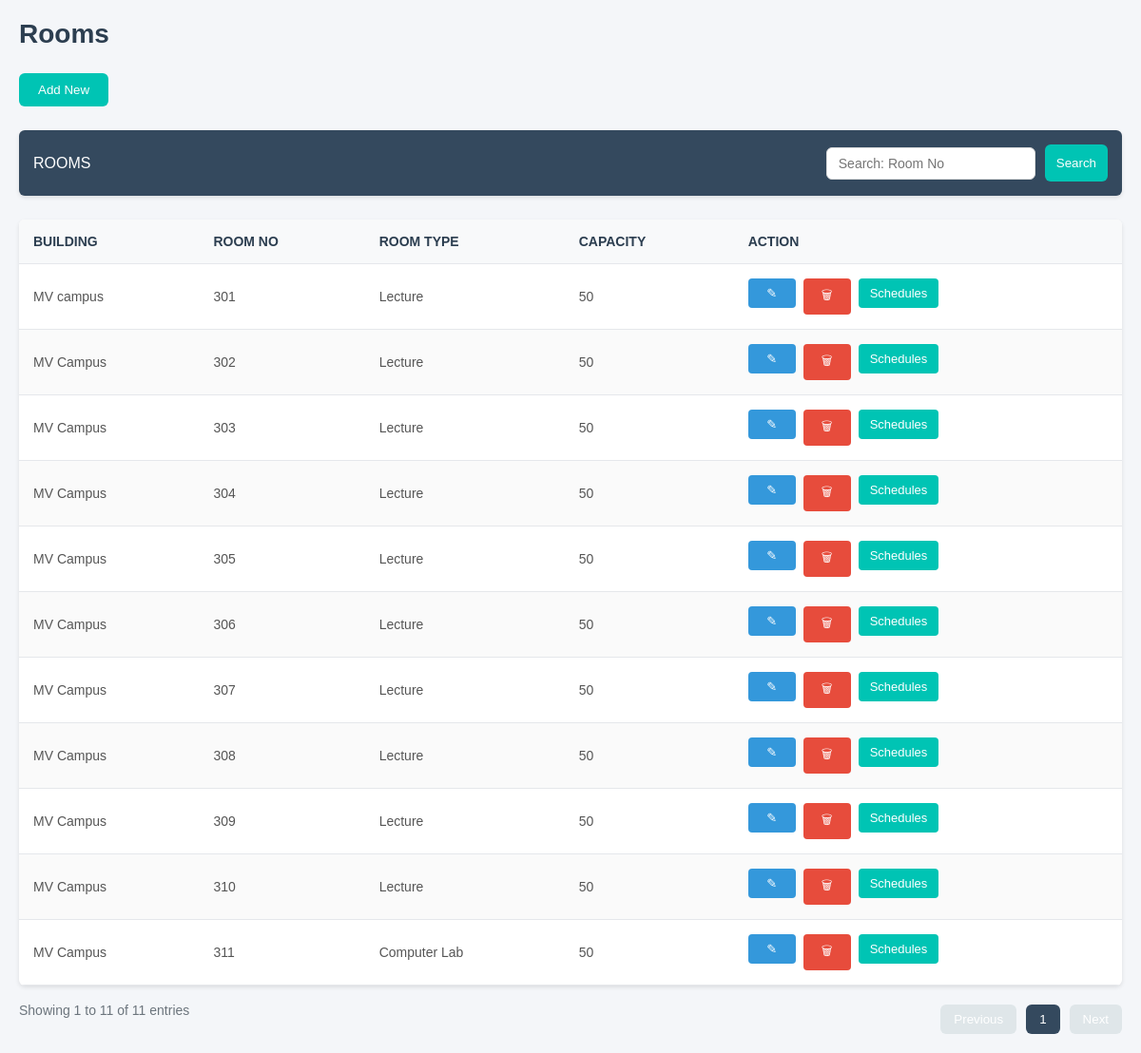
/frame/rooms.php, run on the app's committed database.
### tables this page shows
CREATE TABLE `rooms` (
  `room_id` int(11) NOT NULL,
  `building` varchar(100) NOT NULL,
  `room_no` varchar(50) NOT NULL,
  `room_type` enum('Lecture','Computer Lab') NOT NULL,
  `capacity` int(11) NOT NULL
);

### back/rooms.php (called while the page is built, shortened)
<?php
    include_once "../connections/connection.php";
    $role = "Department Head";
    $stmt = $conn->prepare("SELECT * FROM rooms");
    $stmt->execute();
    $rooms = $stmt->fetchAll(PDO::FETCH_ASSOC);
?>

### frame/rooms.php (the view, shortened to what this page needs)
<?php
include_once "../back/rooms.php";
?>
<!DOCTYPE html>
<html lang="en">
<head>
</head>
<body>
        <div class="header">
            <h1>Rooms</h1>
        </div>
        <button class="add-new" onclick="openAddRoomModal()">Add New</button>
        <div class="toolbar">
            <h3>ROOMS</h3>
            <form method="POST" action="../back/rooms.php?department=<?php echo $_GET['department'] ?>&role=<?php echo $role?>&action=search" class="search-container">
                <input type="text" name="search" placeholder="Search: Room No" class="search-box" value="<?php echo isset($_GET['search']) ? htmlspecialchars($_GET['search']) : ''; ?>">
                <button type="submit">Search</button>
            </form>
        </div>
        <table>
            <thead>
                <tr>
                    <th>Building</th>
                    <th>Room No</th>
                    <th>Room Type</th>
                    <th>Capacity</th>
                    <th>Action</th>
                </tr>
            </thead>
            <tbody>
                <?php if (count($rooms) > 0): ?>
                    <?php foreach ($rooms as $room): ?>
                        <tr>
                            <td><?php echo htmlspecialchars($room['building']); ?></td>
                            <td><?php echo htmlspecialchars($room['room_no']); ?></td>
                            <td><?php echo htmlspecialchars($room['room_type']); ?></td>
                            <td><?php echo htmlspecialchars($room['capacity']); ?></td>
                            <td>
                                <div class="action-buttons">
                                    <a href="rooms.php?building=<?php echo urlencode($room['building']); ?>&room_no=<?php echo urlencode($room['room_no']); ?>&action=select&department=<?php echo $_GET['department']?>">
                                        <button class="btn btn-edit">✎</button>
                                    </a>
                                    <button class="btn btn-delete" onclick="deleteRoomComfirm('<?php echo $room['building'];?>', '<?php echo $room['room_no']; ?>')">🗑</button>
                                    <a href="room_sched_view.php?building=<?php echo urlencode($room['building']); ?>&room_id=<?php echo urlencode($room['room_id']); ?>&department=<?php echo $_GET['department'];?>">
                                        <button class="btn btn-schedule">Schedules</button>
                                    </a>
                                </div>
                            </td>
                        </tr>
                    <?php endforeach; ?>
                <?php else: ?>
                    <tr>
                        <td colspan="5">No results found</td>
                    </tr>
                <?php endif; ?>
            </tbody>
        </table>
        <div style="display: flex; justify-content: space-between; align-items: center;">
            <span class="entries-info">Showing 1 to <?php echo count($rooms); ?> of <?php echo count($rooms); ?> entries</span>
            <div class="pagination">
                <button disabled>Previous</button>
                <button class="active">1</button>
                <button disabled>Next</button>
            </div>
        </div>
</body>
</html>

### frame/rooms.php (style rules this page uses)
* { margin: 0; padding: 0; box-sizing: border-box; font-family: Arial, sans-serif; }
body { background-color: #f4f6f9; color: #333; padding: 20px; }
.header { margin-bottom: 25px; }
.header h1 { font-size: 28px; font-weight: 600; color: #2c3e50; }
.add-new { background-color: #00c4b4; color: white; border: none; padding: 10px 20px; border-radius: 6px; cursor: pointer; font-weight: 500; transition: background-color 0.3s ease; display: inline-block; margin-bottom: 25px; }
.toolbar { background: #34495e; padding: 15px; border-radius: 6px; margin-bottom: 25px; display: flex; justify-content: space-between; align-items: center; box-shadow: 0 2px 4px rgba(0,0,0,0.1); }
.toolbar h3 { color: white; font-size: 16px; font-weight: 500; }
.search-container { display: flex; align-items: center; gap: 10px; flex-direction: row; }
.search-box { padding: 8px 12px; border: 1px solid #ddd; border-radius: 6px; width: 220px; font-size: 14px; transition: border-color 0.3s ease; }
.toolbar button { background-color: #00c4b4; color: white; padding: 8px 16px; border: none; border-radius: 6px; cursor: pointer; font-weight: 500; transition: background-color 0.3s ease; }
table { width: 100%; border-collapse: collapse; background: white; border-radius: 6px; overflow: hidden; box-shadow: 0 2px 4px rgba(0,0,0,0.1); }
th, td { padding: 15px; text-align: left; border-bottom: 1px solid #e5e7eb; }
th { background-color: #f8f9fa; font-weight: 600; color: #2c3e50; font-size: 14px; text-transform: uppercase; }
td { font-size: 14px; color: #555; }
tr:nth-child(even) { background-color: #fafafa; }
.action-buttons { display: flex; gap: 8px; }
.btn { padding: 8px 12px; border: none; border-radius: 4px; cursor: pointer; font-size: 13px; font-weight: 500; transition: background-color 0.3s ease; min-width: 50px; text-align: center; color: white; }
.btn-delete { background-color: #e74c3c; }
.btn-edit { background-color: #3498db; }
.btn-schedule { background-color: #00c4b4; }
.pagination { display: flex; gap: 10px; justify-content: flex-end; align-items: center; margin-top: 20px; }
.pagination button { padding: 8px 14px; border: none; border-radius: 6px; background-color: #00c4b4; color: white; cursor: pointer; font-weight: 500; transition: background-color 0.3s ease; }
.pagination button.active { background-color: #34495e; }
.pagination button:disabled { background-color: #dfe6e9; cursor: not-allowed; }
.entries-info { color: #6c757d; font-size: 14px; }
form { display: flex; flex-direction: column; gap: 20px; }
input, select { width: 100%; padding: 10px; border: 1px solid #ddd; border-radius: 6px; font-size: 14px; transition: border-color 0.3s ease; }
button[type="submit"] { background-color: #00c4b4; color: white; padding: 12px; border: none; border-radius: 6px; font-weight: 500; cursor: pointer; transition: background-color 0.3s ease; }

### data on the page
rooms: building "MV campus", room_no "301", room_type "Lecture", capacity "50"
rooms: building "MV Campus", room_no "302", room_type "Lecture", capacity "50"
rooms: building "MV Campus", room_no "303", room_type "Lecture", capacity "50"
rooms: building "MV Campus", room_no "304", room_type "Lecture", capacity "50"
rooms: building "MV Campus", room_no "305", room_type "Lecture", capacity "50"
rooms: building "MV Campus", room_no "306", room_type "Lecture", capacity "50"
rooms: building "MV Campus", room_no "307", room_type "Lecture", capacity "50"
rooms: building "MV Campus", room_no "308", room_type "Lecture", capacity "50"
rooms: building "MV Campus", room_no "309", room_type "Lecture", capacity "50"
rooms: building "MV Campus", room_no "310", room_type "Lecture", capacity "50"
rooms: building "MV Campus", room_no "311", room_type "Computer Lab", capacity "50"

### other printed values
count($rooms) "11"
